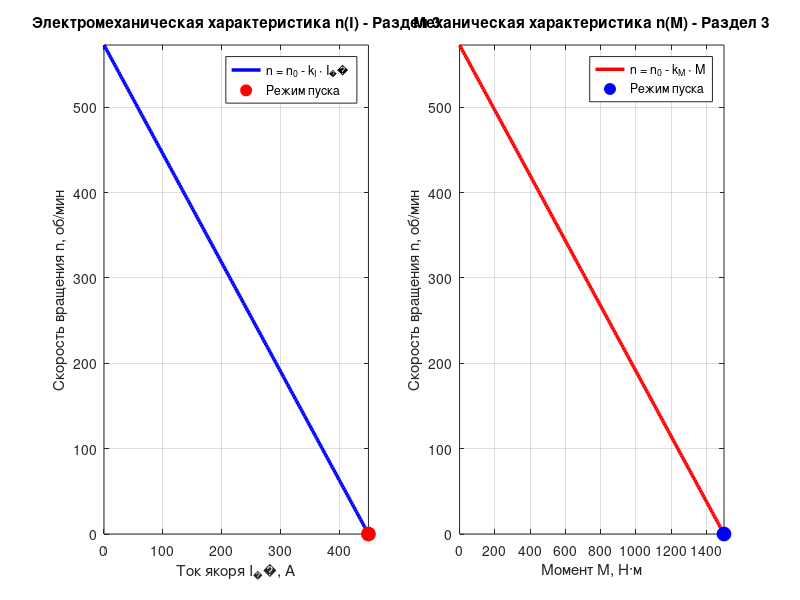

MATLAB code to generate this figure:
%% ============= РАЗДЕЛ 3. Дополнительные расчеты =============

% Исходные данные:
U      = 220;                  % Напряжение, В
R_ya   = 0.14 * 3.5;          % Сопротивление цепи якоря, Ом
C_F_hom= 0.384;               % Магнитный поток, Вб
UkF_hom= 220 * 3.34;          % Произведение U и Ф, В·Вб

% Расчеты:
I_pusk = U / R_ya;                   % Пусковой ток, А (~449 А)
n_0    = U / C_F_hom;                % Скорость холостого хода, об/мин (~573 об/мин)
M_pusk = UkF_hom / R_ya;            % Пусковой момент, Н·м (~1500 Н·м)

% Вывод результатов расчета:
fprintf('========== Результаты расчетов (раздел 3) ==========\\n');
fprintf('Пусковой ток I_pusk = %.0f A\\n', I_pusk);
fprintf('Скорость холостого хода n_0 = %.0f об/мин\\n', n_0);
fprintf('Пусковой момент M_pusk = %.0f H*m\\n', M_pusk);
fprintf('====================================================\\n');

%% ГРАФИКИ ДЛЯ РАЗДЕЛА 3 (свой отдельный рисунок) - ИСПРАВЛЕНО!
figure('Name','Раздел 3 – Характеристики', 'Position',[200,200,1200,450]);
subplot(1,2,1);
I_3 = linspace(0, I_pusk, 200);
kI_3 = R_ya / C_F_hom;     % коэффициент для n(I): kI = R_я / cФ
n_3 = n_0 - kI_3 * I_3;
plot(I_3, n_3, 'b-', 'LineWidth',2.5); hold on;
plot(I_pusk, 0, 'ro','MarkerSize',10,'MarkerFaceColor','r');  % точка пуска (n=0)
grid on; axis tight;
xlabel('Ток якоря I_я, А');
ylabel('Скорость вращения n, об/мин');
title('Электромеханическая характеристика n(I) - Раздел 3');
legend('n = n_0 - k_I \cdot I_я', 'Режим пуска', 'Location','best');

subplot(1,2,2);
M_3 = linspace(0, M_pusk, 200);
kF_3 = UkF_hom / U;        % механическая постоянная kФ = UkФ / U
kM_3 = R_ya / (C_F_hom * kF_3);  % коэффициент для n(M): kM = R_я / (cФ \cdot kФ)
nM_3 = n_0 - kM_3 * M_3;
plot(M_3, nM_3, 'r-', 'LineWidth',2.5); hold on;
plot(M_pusk, 0, 'bo','MarkerSize',10,'MarkerFaceColor','b');  % точка пуска (n=0)
grid on; axis tight;
xlabel('Момент M, Н·м');
ylabel('Скорость вращения n, об/мин');
title('Механическая характеристика n(M) - Раздел 3');
legend('n = n_0 - k_M \cdot M', 'Режим пуска', 'Location','best');
